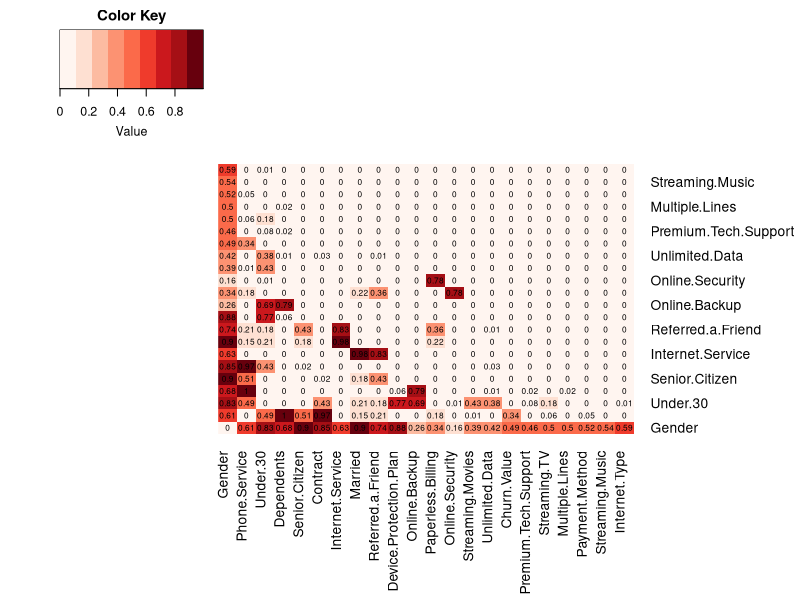

The R script that drew this image: (Note: this script raises an error after producing the figure.)
install.packages(c('boot', 'randomForest', 'reshape2', 'car', 'caret', 'data.table', 'caTools', 'earth', 'gplots', 'RColorBrewer'))

library(boot)
library(randomForest)
library(ggplot2)
library(reshape2)
library(car)
library(caret)
library(data.table)
library(caTools)
library(earth)
library(gplots)
library(RColorBrewer)

set.seed(1)

setwd('C:/Users/abhis/OneDrive/Desktop/Academics/Year 2 Sem 2/BC2407 Analytic II Advanced Predictive Techniques/Group Project')

original.dt<- read.csv('telco_churn_data.csv')

View(original.dt)

summary(original.dt)

#Creating a clean dataset
clean.dt <- copy(original.dt)

#Dropping CustomerID column
clean.dt$Customer.ID <- NULL

#convert features to factor
factor <- c('Referred.a.Friend', 'Offer', 'Phone.Service', 'Multiple.Lines', 'Internet.Service', 'Internet.Type', 
            'Online.Security', 'Online.Backup', 'Device.Protection.Plan', 'Premium.Tech.Support', 'Streaming.TV',
            'Streaming.Movies', 'Streaming.Music', 'Unlimited.Data', 'Contract', 'Paperless.Billing', 'Payment.Method',
            'Gender', 'Under.30', 'Senior.Citizen', 'Married', 'Dependents', 'City', 'Churn.Value', 'Churn.Category', 
            'Customer.Satisfaction')

clean.dt[factor] <-lapply(clean.dt[factor], factor)

# Churn Value: 1 = the customer left the company this quarter. 0 = the customer remained with the company

drop <- c('Zip.Code', 'Latitude', 'Longitude', 'Population', 'City')

clean.dt<- clean.dt[, !(names(clean.dt) %in% drop)]


#Create new column with the number of subscriptions a customer has
clean.dt$Number.of.Subscriptions <- rowSums(clean.dt[,c('Phone.Service', 'Multiple.Lines', 'Internet.Service',
                                                        'Online.Security', 'Online.Backup', 'Device.Protection.Plan', 
                                                        'Premium.Tech.Support', 'Streaming.TV', 'Streaming.Movies', 
                                                        'Streaming.Music', 'Unlimited.Data')]=="Yes")

View(clean.dt)

summary(clean.dt)

# ==============================================================================================
# ------------------------------------- Chi Square Matrix -------------------------------------
# ==============================================================================================
# Chi-square test for categorical variables
chisqmatrix <- function(x) {
  names = colnames(x);  num = length(names)
  m = matrix(nrow=num, ncol=num, dimnames=list(names,names))
  for (i in 1:num) {
    for (j in 1:num) {
      complete_cases = complete.cases(x[[i]], x[[j]])
      m[i,j] = chisq.test(x[[i]][complete_cases], x[[j]][complete_cases])$p.value
    }
  }
  return (m)
}

subset2 <- clean.dt[, c('Referred.a.Friend', 'Phone.Service', 'Multiple.Lines', 'Internet.Service', 'Internet.Type', 
                        'Online.Security', 'Online.Backup', 'Device.Protection.Plan', 'Premium.Tech.Support', 'Streaming.TV',
                        'Streaming.Movies', 'Streaming.Music', 'Unlimited.Data', 'Contract', 'Paperless.Billing', 'Payment.Method',
                        'Gender', 'Under.30', 'Senior.Citizen', 'Married', 'Dependents', 'Churn.Value')]
subset2
mat <- chisqmatrix(subset2)
mat

# create the heatmap
heatmap.2(mat, trace="none", dendrogram="none", scale="none", key=TRUE, keysize=1.5, density.info="none", 
          cexRow=1.0, cexCol=1.0, margins=c(10,10), cellnote=round(mat,2), notecex=0.6,
          col = brewer.pal(n=15, name="Reds"), notecol = "black")

# ==============================================================================================
# --------------------------------- Pearson Correlation Matrix ---------------------------------
# ==============================================================================================
#Pearson Correlation Matrix for Continuous Variables
continuous.dt<- copy(clean.dt)

drop_continuous <- c('Referred.a.Friend', 'Offer', 'Phone.Service', 'Multiple.Lines', 'Internet.Service', 'Internet.Type', 
                     'Online.Security', 'Online.Backup', 'Device.Protection.Plan', 'Premium.Tech.Support', 'Streaming.TV',
                     'Streaming.Movies', 'Streaming.Music', 'Unlimited.Data', 'Contract', 'Paperless.Billing', 'Payment.Method',
                     'Gender', 'Under.30', 'Senior.Citizen', 'Married', 'Dependents', 'Churn.Value', 'Churn.Category', 
                     'Churn.Reason', 'Customer.Satisfaction')

continuous.dt<- continuous.dt[, !(names(clean.dt) %in% drop_continuous)]

#creating a correlation matrix using Pearson Correlation
correlation.dt <- copy(continuous.dt)
corr_matrix <- cor(correlation.dt, method = "pearson")
print(corr_matrix)

# Filter out values greater than 0.7
corr_matrix[abs(corr_matrix) <= 0.7] <- NA

# Plot the filtered correlation matrix
melted_corr <- melt(corr_matrix)
ggplot(melted_corr, aes(x = Var2, y = Var1, fill = value)) +
  geom_tile() +
  scale_fill_gradient(low = "#0000FF", high = "#FF0000") +
  theme_minimal() +
  labs(title = "Pearson Correlation Matrix") +
  theme(axis.text.x = element_text(angle = 90, hjust = 1),
        axis.text = element_text(size = 10),
        axis.title = element_text(size = 12),
        legend.title = element_text(size = 12),
        legend.text = element_text(size = 10)) +
  geom_text(aes(label = round(value, 2)), size = 2, color = "black")

# ==============================================================================================
# -------------------------------------- Data Exploration --------------------------------------
# ==============================================================================================

# Stacked Bar Plot - Churn.Value vs Referred.a.Friend
ggplot(clean.dt) + aes(Referred.a.Friend, fill = Churn.Value) + 
  geom_bar(position = 'fill') + 
  scale_y_continuous(labels = scales::percent) + 
  labs( x = "Referred.a.Friend", y = "Churn.Value",
        title ="Relationship Between Churn.Value & Referred.a.Friend")

# Stacked Bar Plot - Churn.Value vs Offer
ggplot(clean.dt) + aes(Offer, fill = Churn.Value) + 
  geom_bar(position = 'fill') + 
  scale_y_continuous(labels = scales::percent) + 
  labs( x = "Offer", y = "Churn.Value",
        title ="Relationship Between Churn.Value & Offer")

# Stacked Bar Plot - Churn.Value vs Phone.Service
ggplot(clean.dt) + aes(Phone.Service, fill = Churn.Value) + 
  geom_bar(position = 'fill') + 
  scale_y_continuous(labels = scales::percent) + 
  labs( x = "Phone.Service", y = "Churn.Value",
        title ="Relationship Between Churn.Value & Phone.Service")

# Stacked Bar Plot - Churn.Value vs Multiple.Lines
ggplot(clean.dt) + aes(Multiple.Lines, fill = Churn.Value) + 
  geom_bar(position = 'fill') + 
  scale_y_continuous(labels = scales::percent) + 
  labs( x = "Multiple.Lines", y = "Churn.Value",
        title ="Relationship Between Churn.Value & Multiple.Lines")

# Stacked Bar Plot - Churn.Value vs Internet.Service
ggplot(clean.dt) + aes(Internet.Service, fill = Churn.Value) + 
  geom_bar(position = 'fill') + 
  scale_y_continuous(labels = scales::percent) + 
  labs( x = "Internet.Service", y = "Churn.Value",
        title ="Relationship Between Churn.Value & Internet.Service")

# Stacked Bar Plot - Churn.Value vs Internet.Type
ggplot(clean.dt) + aes(Internet.Type, fill = Churn.Value) + 
  geom_bar(position = 'fill') + 
  scale_y_continuous(labels = scales::percent) + 
  labs( x = "Internet.Type", y = "Churn.Value",
        title ="Relationship Between Churn.Value & Internet.Type")

# Stacked Bar Plot - Churn.Value vs Online.Security
ggplot(clean.dt) + aes(Online.Security, fill = Churn.Value) + 
  geom_bar(position = 'fill') + 
  scale_y_continuous(labels = scales::percent) + 
  labs( x = "Online.Security", y = "Churn.Value",
        title ="Relationship Between Churn.Value & Online.Security")

# Stacked Bar Plot - Churn.Value vs Online.Backup
ggplot(clean.dt) + aes(Online.Backup, fill = Churn.Value) + 
  geom_bar(position = 'fill') + 
  scale_y_continuous(labels = scales::percent) + 
  labs( x = "Online.Backup", y = "Churn.Value",
        title ="Relationship Between Churn.Value & Online.Backup")

# Stacked Bar Plot - Churn.Value vs Device.Protection.Plan
ggplot(clean.dt) + aes(Device.Protection.Plan, fill = Churn.Value) + 
  geom_bar(position = 'fill') + 
  scale_y_continuous(labels = scales::percent) + 
  labs( x = "Device.Protection.Plan", y = "Churn.Value",
        title ="Relationship Between Churn.Value & Device.Protection.Plan")

# Stacked Bar Plot - Churn.Value vs Premium.Tech.Support
ggplot(clean.dt) + aes(Premium.Tech.Support, fill = Churn.Value) + 
  geom_bar(position = 'fill') + 
  scale_y_continuous(labels = scales::percent) + 
  labs( x = "Premium.Tech.Support", y = "Churn.Value",
        title ="Relationship Between Churn.Value & Premium.Tech.Support")

# Stacked Bar Plot - Churn.Value vs Streaming.TV
ggplot(clean.dt) + aes(Streaming.TV, fill = Churn.Value) + 
  geom_bar(position = 'fill') + 
  scale_y_continuous(labels = scales::percent) + 
  labs( x = "Streaming.TV", y = "Churn.Value",
        title ="Relationship Between Churn.Value & Streaming.TV")

# Stacked Bar Plot - Churn.Value vs Streaming.Movies
ggplot(clean.dt) + aes(Streaming.Movies, fill = Churn.Value) + 
  geom_bar(position = 'fill') + 
  scale_y_continuous(labels = scales::percent) + 
  labs( x = "Streaming.Movies", y = "Churn.Value",
        title ="Relationship Between Churn.Value & Streaming.Movies")

# Stacked Bar Plot - Churn.Value vs Streaming.Music
ggplot(clean.dt) + aes(Streaming.Music, fill = Churn.Value) + 
  geom_bar(position = 'fill') + 
  scale_y_continuous(labels = scales::percent) + 
  labs( x = "Streaming.Music", y = "Churn.Value",
        title ="Relationship Between Churn.Value & Streaming.Music")

# Stacked Bar Plot - Churn.Value vs Unlimited.Data
ggplot(clean.dt) + aes(Unlimited.Data, fill = Churn.Value) + 
  geom_bar(position = 'fill') + 
  scale_y_continuous(labels = scales::percent) + 
  labs( x = "Unlimited.Data", y = "Churn.Value",
        title ="Relationship Between Churn.Value & Unlimited.Data")

# Stacked Bar Plot - Churn.Value vs Contract
ggplot(clean.dt) + aes(Contract, fill = Churn.Value) + 
  geom_bar(position = 'fill') + 
  scale_y_continuous(labels = scales::percent) + 
  labs( x = "Contract", y = "Churn.Value",
        title ="Relationship Between Churn.Value & Contract")

# Stacked Bar Plot - Churn.Value vs Paperless.Billing
ggplot(clean.dt) + aes(Paperless.Billing, fill = Churn.Value) + 
  geom_bar(position = 'fill') + 
  scale_y_continuous(labels = scales::percent) + 
  labs( x = "Paperless.Billing", y = "Churn.Value",
        title ="Relationship Between Churn.Value & Paperless.Billing")

# Stacked Bar Plot - Churn.Value vs Payment.Method
ggplot(clean.dt) + aes(Payment.Method, fill = Churn.Value) + 
  geom_bar(position = 'fill') + 
  scale_y_continuous(labels = scales::percent) + 
  labs( x = "Payment.Method", y = "Churn.Value",
        title ="Relationship Between Churn.Value & Payment.Method")

# Stacked Bar Plot - Churn.Value vs Gender
ggplot(clean.dt) + aes(Gender, fill = Churn.Value) + 
  geom_bar(position = 'fill') + 
  scale_y_continuous(labels = scales::percent) + 
  labs( x = "Gender", y = "Churn.Value",
        title ="Relationship Between Churn.Value & Gender")

# Stacked Bar Plot - Churn.Value vs Under.30
ggplot(clean.dt) + aes(Under.30, fill = Churn.Value) + 
  geom_bar(position = 'fill') + 
  scale_y_continuous(labels = scales::percent) + 
  labs( x = "Under.30", y = "Churn.Value",
        title ="Relationship Between Churn.Value & Under.30")

# Stacked Bar Plot - Churn.Value vs Senior.Citizen
ggplot(clean.dt) + aes(Senior.Citizen, fill = Churn.Value) + 
  geom_bar(position = 'fill') + 
  scale_y_continuous(labels = scales::percent) + 
  labs( x = "Senior.Citizen", y = "Churn.Value",
        title ="Relationship Between Churn.Value & Senior.Citizen")

# Stacked Bar Plot - Churn.Value vs Married
ggplot(clean.dt) + aes(Married, fill = Churn.Value) + 
  geom_bar(position = 'fill') + 
  scale_y_continuous(labels = scales::percent) + 
  labs( x = "Married", y = "Churn.Value",
        title ="Relationship Between Churn.Value & Married")

# Stacked Bar Plot - Churn.Value vs Dependents
ggplot(clean.dt) + aes(Dependents, fill = Churn.Value) + 
  geom_bar(position = 'fill') + 
  scale_y_continuous(labels = scales::percent) + 
  labs( x = "Dependents", y = "Churn.Value",
        title ="Relationship Between Churn.Value & Dependents")

# Stacked Bar Plot - Churn.Value vs Customer.Satisfaction
ggplot(clean.dt) + aes(Customer.Satisfaction, fill = Churn.Value) + 
  geom_bar(position = 'fill') + 
  scale_y_continuous(labels = scales::percent) + 
  labs( x = "Customer.Satisfaction", y = "Churn.Value",
        title ="Relationship Between Churn.Value & Customer.Satisfaction")

#Bar Plot - Churn.Value vs Customer.Satisfaction
Customer.Satisfaction_data <- subset(clean.dt, Customer.Satisfaction %in% c('1', '2', '3', '4', '5'))

ggplot(Customer.Satisfaction_data, aes(x = Customer.Satisfaction , fill = Churn.Value)) + geom_bar() 

# Stacked Bar Plot - Churn.Value vs Number.of.Subscriptions
ggplot(clean.dt) + aes(Number.of.Subscriptions, fill = Churn.Value) + 
  geom_bar(position = 'fill') + 
  scale_y_continuous(labels = scales::percent) + 
  labs( x = "Number.of.Subscriptions", y = "Churn.Value",
        title ="Relationship Between Churn.Value & Number.of.Subscriptions")

#Bar Plot - Churn.Value vs Churn.Category
Churn.Category_data <- subset(clean.dt, Churn.Category %in% c("Attitude", "Competitor", "Dissatisfaction", "Other", "Price"))

ggplot(Churn.Category_data, aes(x = Churn.Category , fill = Churn.Category)) + geom_bar() 

#Box Plot - Number.of.Referrals
ggplot(data=clean.dt, aes(x=Number.of.Referrals, y=Churn.Value, fill=Churn.Value)) + 
  geom_boxplot() +
  scale_fill_manual(values = c("0" = "steelblue", "1" = "orange")) +
  labs(title = "Distribution of Churn.Value vs. Number.of.Referrals")
  
#Box Plot - Tenure.in.Months
ggplot(data=clean.dt, aes(x=Tenure.in.Months, y=Churn.Value, fill=Churn.Value)) + 
  geom_boxplot() +
  scale_fill_manual(values = c("0" = "steelblue", "1" = "orange")) +
  labs(title = "Distribution of Churn.Value vs. Tenure.in.Months")

#Box Plot - Avg.Monthly.Long.Distance.Charges
ggplot(data=clean.dt, aes(x=Avg.Monthly.Long.Distance.Charges, y=Churn.Value, fill=Churn.Value)) + 
  geom_boxplot() +
  scale_fill_manual(values = c("0" = "steelblue", "1" = "orange")) +
  labs(title = "Distribution of Churn.Value vs. Avg.Monthly.Long.Distance.Charges")

#Box Plot - Avg.Monthly.GB.Download
ggplot(data=clean.dt, aes(x=Avg.Monthly.GB.Download, y=Churn.Value, fill=Churn.Value)) + 
  geom_boxplot() +
  scale_fill_manual(values = c("0" = "steelblue", "1" = "orange")) +
  labs(title = "Distribution of Churn.Value vs. Avg.Monthly.GB.Download")

#Box Plot - Monthly.Charge
ggplot(data=clean.dt, aes(x=Monthly.Charge, y=Churn.Value, fill=Churn.Value)) + 
  geom_boxplot() +
  scale_fill_manual(values = c("0" = "steelblue", "1" = "orange")) +
  labs(title = "Distribution of Churn.Value vs. Monthly.Charge")

#Box Plot - Total.Regular.Charges
ggplot(data=clean.dt, aes(x=Total.Regular.Charges, y=Churn.Value, fill=Churn.Value)) + 
  geom_boxplot() +
  scale_fill_manual(values = c("0" = "steelblue", "1" = "orange")) +
  labs(title = "Distribution of Churn.Value vs. Total.Regular.Charges")

#Box Plot - Total.Refunds
ggplot(data=clean.dt, aes(x=Total.Refunds, y=Churn.Value, fill=Churn.Value)) + 
  geom_boxplot() +
  scale_fill_manual(values = c("0" = "steelblue", "1" = "orange")) +
  labs(title = "Distribution of Churn.Value vs. Total.Refunds")

#Box Plot - Total.Extra.Data.Charges
ggplot(data=clean.dt, aes(x=Total.Extra.Data.Charges, y=Churn.Value, fill=Churn.Value)) + 
  geom_boxplot() +
  scale_fill_manual(values = c("0" = "steelblue", "1" = "orange")) +
  labs(title = "Distribution of Churn.Value vs. Total.Extra.Data.Charges")

#Box Plot - Total.Long.Distance.Charges
ggplot(data=clean.dt, aes(x=Total.Long.Distance.Charges, y=Churn.Value, fill=Churn.Value)) + 
  geom_boxplot() +
  scale_fill_manual(values = c("0" = "steelblue", "1" = "orange")) +
  labs(title = "Distribution of Churn.Value vs. Total.Long.Distance.Charges")

#Box Plot - Number.of.Dependents
ggplot(data=clean.dt, aes(x=Number.of.Dependents, y=Churn.Value, fill=Churn.Value)) + 
  geom_boxplot() +
  scale_fill_manual(values = c("0" = "steelblue", "1" = "orange")) +
  labs(title = "Distribution of Churn.Value vs. Number.of.Dependents")

#Box Plot - CLTV
ggplot(data=clean.dt, aes(x=CLTV, y=Churn.Value, fill=Churn.Value)) + 
  geom_boxplot() +
  scale_fill_manual(values = c("0" = "steelblue", "1" = "orange")) +
  labs(title = "Distribution of Churn.Value vs. CLTV")

#Box Plot - Total.Customer.Svc.Requests
ggplot(data=clean.dt, aes(x=Total.Customer.Svc.Requests, y=Churn.Value, fill=Churn.Value)) + 
  geom_boxplot() +
  scale_fill_manual(values = c("0" = "steelblue", "1" = "orange")) +
  labs(title = "Distribution of Churn.Value vs. Total.Customer.Svc.Requests")

#Box Plot - Product.Service.Issues.Reported
ggplot(data=clean.dt, aes(x=Product.Service.Issues.Reported, y=Churn.Value, fill=Churn.Value)) + 
  geom_boxplot() +
  scale_fill_manual(values = c("0" = "steelblue", "1" = "orange")) +
  labs(title = "Distribution of Churn.Value vs. Product.Service.Issues.Reported")

#Scatter Plot - Number.of.Subscriptions vs Monthly.Charge
ggplot(data=clean.dt, aes(x = Number.of.Subscriptions, y = Monthly.Charge)) +
  geom_point(color= "steelblue") + geom_smooth(formula = y ~ x,method = "lm") +
  ggtitle("Scatterplot of Number.of.Subscriptions against Monthly.Charge")

#Scatter Plot - Number.of.Subscriptions vs Total.Regular.Charges
ggplot(data=clean.dt, aes(x = Number.of.Subscriptions, y = Total.Regular.Charges)) +
  geom_point(color= "steelblue") + geom_smooth(formula = y ~ x,method = "lm") +
  ggtitle("Scatterplot of Number.of.Subscriptions against Total.Regular.Charges")
  
#Scatter Plot - Tenure.in.Months vs Total.Regular.Charges
ggplot(data=clean.dt, aes(x = Tenure.in.Months, y = Total.Regular.Charges)) +
  geom_point(color= "steelblue") + geom_smooth(formula = y ~ x,method = "lm") +
  ggtitle("Scatterplot of Tenure.in.Months against Total.Regular.Charges")

# ==============================================================================================
# --------------------------------------- Final Dataset ---------------------------------------
# ==============================================================================================

#Create a datatable with feature set
final.dt <-  copy(clean.dt)

#Features to be dropped
drop <- c('Total.Regular.Charges', 'Number.of.Subscriptions', 'Churn.Category', 'Churn.Reason', 'Customer.Satisfaction', 
          'Referred.a.Friend', 'Internet.Service', 'Under.30', 'Senior.Citizen', 'Number.of.Dependents')

final.dt<- final.dt[, !(names(clean.dt) %in% drop)]

View(final.dt)

summary(final.dt)

train <- sample.split(Y = final.dt$Churn.Value, SplitRatio = 0.7)
trainset <- subset(final.dt, train == T)
testset <- subset(final.dt, train == F)

summary(testset)

trainset<- setDT(trainset)
majority <- trainset[Churn.Value == '0']
minority <- trainset[Churn.Value == '1']
chosen <- sample(seq(1:nrow(majority)), size = nrow(minority))
majority.chosen <- majority[chosen]
trainset <- rbind(majority.chosen, minority)
summary(trainset) #    No   Yes  1308

predictors <-c('Number.of.Referrals', 'Tenure.in.Months', 'Offer', 'Phone.Service', 
               'Avg.Monthly.Long.Distance.Charges', 'Multiple.Lines', 'Internet.Type', 'Avg.Monthly.GB.Download', 
               'Online.Security', 'Online.Backup', 'Device.Protection.Plan', 'Premium.Tech.Support', 'Streaming.TV', 
               'Streaming.Movies', 'Streaming.Music', 'Unlimited.Data', 'Contract', 'Paperless.Billing', 
               'Payment.Method', 'Monthly.Charge', 'Total.Refunds', 'Total.Extra.Data.Charges','Total.Long.Distance.Charges', 
               'Gender', 'Age', 'Married', 'Dependents', 'CLTV', 'Total.Customer.Svc.Requests', 
               'Product.Service.Issues.Reported')

# ==============================================================================================
# --------------------------------- Mode1: Logistic Regression ---------------------------------
# ==============================================================================================

#Building model first time
lr <- glm(Churn.Value ~ ., family = binomial, data = final.dt)

#Building model second time, remove insignificant variables
lr = step(lr)
summary(lr)

#odd ratio
OR <- exp(coef(lr))
OR

#Find the confidence interval
OR.CI <- exp(confint(lr))
OR.CI

m.logisticregression <- glm(formula = Churn.Value ~ Number.of.Referrals + Tenure.in.Months + 
                            Offer + Phone.Service + Multiple.Lines + Internet.Type + 
                            Avg.Monthly.GB.Download + Online.Security + Online.Backup + 
                            Device.Protection.Plan + Premium.Tech.Support + Streaming.TV + 
                            Streaming.Movies + Unlimited.Data + Contract + Paperless.Billing + 
                            Payment.Method + Monthly.Charge + Age + Married + Dependents + 
                            Total.Customer.Svc.Requests + Product.Service.Issues.Reported, 
                            family = binomial, data = trainset)

# Checking on Trainset
train.logisticregression <- predict(m.logisticregression, newdata = trainset, type = 'response')
train.logisticregression  <- ifelse(train.logisticregression >0.5, 1, 0)
train.logisticregression <- factor(train.logisticregression)

confusionMatrix(train.logisticregression, reference = trainset$Churn.Value, positive='1', mode="everything")

# Predicting on Testset
predictions.logisticregression <- predict(m.logisticregression, newdata = testset, type = 'response')
predictions.logisticregression  <- ifelse(predictions.logisticregression >0.5, 1, 0)
predictions.logisticregression <- factor(predictions.logisticregression)

##-----Evaluation of the model-----##
# Quick overview of model
confusionMatrix(predictions.logisticregression, reference = testset$Churn.Value, positive='1', mode="everything")

# ==============================================================================================
# ------------------------------------Mode2: Random Forest ------------------------------------
# ==============================================================================================

rf <-randomForest(Churn.Value ~ ., data=final.dt, ntree=500)
print(rf)

#Find optimal mtry value
#Step Factor: To test for different mtry values by scaling by this value
#Improve: Required improvement to continue testing for other mtry
#Trace: To print the progress of search
#Plot: To plot the OOB error as function of mtry

mtry <- tuneRF(final.dt[predictors],final.dt$Churn.Value, ntreeTry=500,
               stepFactor=1,improve=0.01, trace=TRUE, plot=TRUE)

#Find mtry with lowest OOBError
best.m <- mtry[mtry[, 2] == min(mtry[, 2]), 1]
print(mtry)
print(best.m) #mtry 5 is the best mtry

#Build model again with significant features
m.randomforest <- randomForest(Churn.Value ~ Number.of.Referrals + Tenure.in.Months + Offer + Phone.Service + 
                               Multiple.Lines + Internet.Type + Avg.Monthly.GB.Download + Online.Security + 
                               Online.Backup + Device.Protection.Plan + Premium.Tech.Support + Streaming.TV + 
                               Streaming.Movies + Unlimited.Data + Contract + Paperless.Billing + 
                               Payment.Method + Monthly.Charge + Age + Married + Dependents + 
                               Total.Customer.Svc.Requests + Product.Service.Issues.Reported,
                               data=trainset, mtry=best.m, importance=TRUE, ntree=500)

print(m.randomforest)

#Checking on trainset
train.m.randomforest = predict(m.randomforest, newdata=trainset, type="class")

confusionMatrix(train.m.randomforest, reference = trainset$Churn.Value, positive="1", mode="everything")

#Predict on testset
predictions.m.randomforest = predict(m.randomforest, newdata=testset, type="class")

#All in one confusion matrix
confusionMatrix(predictions.m.randomforest, reference = testset$Churn.Value, positive="1", mode="everything")

#Evaluate variable importance
importance(m.randomforest)
varImpPlot(m.randomforest, cex = 0.75)
plot(m.randomforest)

# ==============================================================================================
# ---------------------------------------- Mode3: MARS -----------------------------------------
# ==============================================================================================

m.mars <- earth(Churn.Value ~ Number.of.Referrals + Tenure.in.Months + Offer + Phone.Service + Multiple.Lines + 
                Internet.Type + Avg.Monthly.GB.Download + Online.Security + Online.Backup + Device.Protection.Plan + 
                Premium.Tech.Support + Streaming.TV + Streaming.Movies + Unlimited.Data + Contract + Paperless.Billing + 
                Payment.Method + Monthly.Charge + Age + Married + Dependents + Total.Customer.Svc.Requests + 
                Product.Service.Issues.Reported, degree=1, data=trainset, glm = list(family = binomial))

summary(m.mars)
evimp(m.mars)

#checking on trainset
train.m.mars <- predict(m.mars, newdata=trainset, type="response")
train.m.mars  <- ifelse(train.m.mars >0.5, 1, 0)
train.m.mars <- factor(train.m.mars)

confusionMatrix(table(train.m.mars, trainset$Churn.Value), reference = trainset$Churn.Value, positive="1", mode="everything")

#Predicting on testset
predictions.mars <- predict(m.mars, newdata=testset, type="response")
predictions.mars  <- ifelse(predictions.mars >0.5, 1, 0)
predictions.mars <- factor(predictions.mars)

confusionMatrix(table(predictions.mars, testset$Churn.Value), reference = testset$Churn.Value, positive="1", mode="everything")
